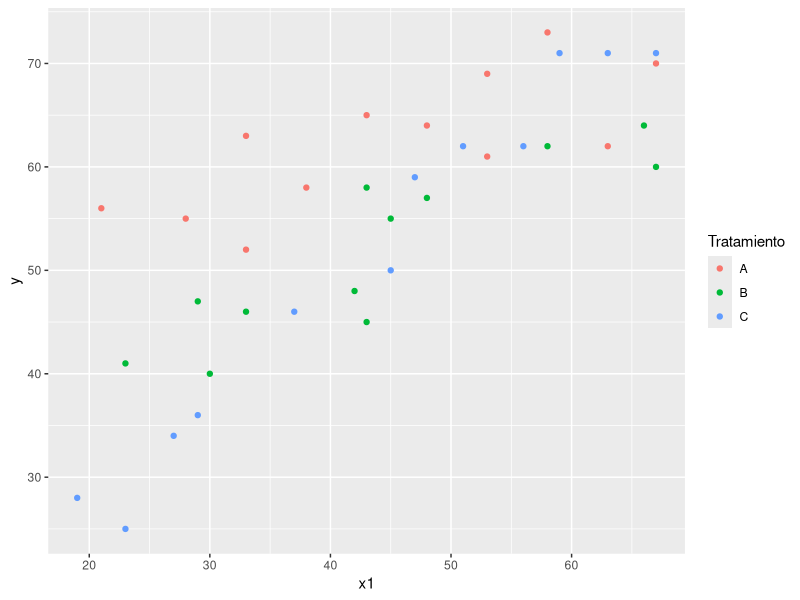
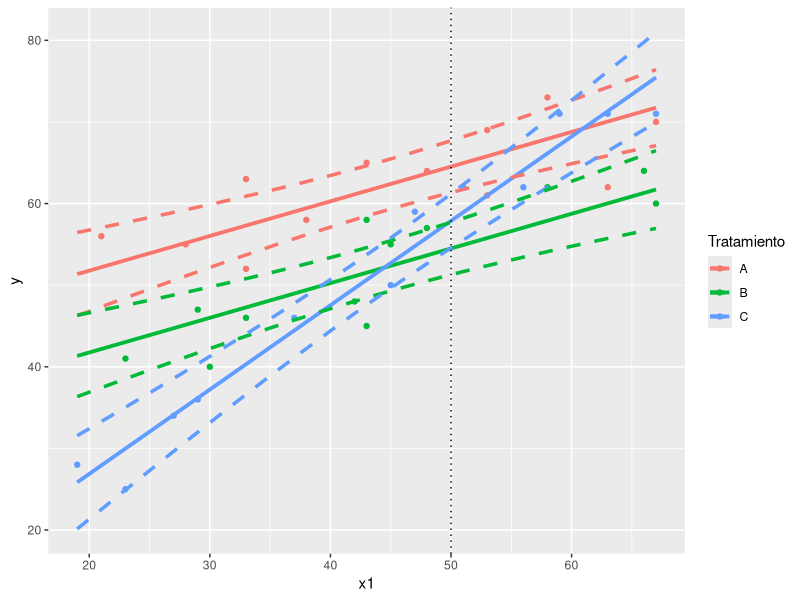

Generate these figures, in order, with R:
## ---- chunk 1
#Empezamos limpiando nuestro ambiente
rm(list = ls(all.names = TRUE))



# Configuración global de los bloques de código (chunk's)
knitr::opts_chunk$set(
	echo = FALSE,
	fig.align = "center",
	fig.dim = c(4.0, 3.0),
	fig.pos = "H",
#Agregamos configuraciones para evitar mensajes de advertencias y de errores en el archivo
	message = FALSE,
	warning = FALSE,
	error = F
)



# Librerías
library(dplyr)      # Para el manejo de datos
library(ggplot2)    # Para realizar gráficas
library(kableExtra) # Para un mejor manejo de tablas
library(GGally)     # Para realizar análisis descriptivo fácilmente
library(multcomp)   # Para pruebas de hipótesis
## ---- chunk 2
# En esta ocasión vamos a realizar la carga de datos con la función read.table(), la cuál tiene algunas diferencias con respecto a la función read.csv(), la cual tiene por defecto los argumentos sep="," y header=TRUE, que nos dice que la separación es por comas, y que la primera fila es de nombres, en el caso de read.table, tiene sep = cualquier tipo de espacio y header=FALSE, pero se pueden modificar
df_1<- read.table("ejemplo1RLM.csv", sep = ",", header = TRUE)

#Realizamos nuestro ajuste y presentamos nuestro summary
fit_1<-lm(y~X1+X2, data=df_1)

summary(fit_1)

## ---- chunk 3
#AJustamos y presentamos
fit_1_redred<- lm(y~-1+X2, data = df_1)
summary(fit_1_redred)
## ---- chunk 4
#Definimos nuestra matriz K para la prueba
K=matrix(c(1,0,0,
           0,1,0),
         ncol=3, nrow=2, byrow=TRUE)
#Definimos nuestro vector m
m=c(0,0)
summary(glht(fit_1, linfct=K, rhs=m),test=Ftest())
## ---- chunk 5
#Cargamos los datos y generamos una gráfica
df_ancova<-read.table("datos.csv", sep = ",", header = TRUE)

#Pasamos nuestra variable a tipo factor
df_ancova$Tratamiento<-factor(df_ancova$Tratamiento)

#Presentamos nuestra gráfica
ggplot(data = df_ancova, aes(x = x1, y = y, color = Tratamiento)) +
  geom_point()
## ---- chunk 6
#Para mostrar interacciones utilizamos un * que significa todas las interaciones entre estas dos variables

fit_ancova<-lm(y~x1*Tratamiento, data = df_ancova)

#Y generamos el summary
summary(fit_ancova)
## ---- chunk 7
#Realizamos nuestra prueba
K=matrix(c(0,0,0,0,1,0,
           0,0,0,0,0,1), ncol=6, nrow=2, byrow=TRUE)

m=c(0,0)

summary(glht(fit_ancova, linfct=K, rhs=m),test=Ftest())
## ---- chunk 8
#Realizamos nuestra prueba
K=matrix(c(0,0,0,0,1,0,
           0,0,0,0,0,1,
           0,0,0,0,-1,1), ncol=6, nrow=3, byrow=TRUE)

m=c(0,0,0)

summary(glht(fit_ancova, linfct=K, rhs=m))
## ---- chunk 9
#Para sólo mostrar una interacción usamos los dos puntos, como mencionados, y escribimos la categoría como un string

fit_ancova_red<-lm(y~x1+Tratamiento+x1:I(Tratamiento=="C"), data = df_ancova)

#Y generamos el summary
summary(fit_ancova_red)
## ---- chunk 10
#Generemos nuestra tabla de datos
categorias<-c("Tratamiento A","Tratamiento B","Tratamiento C")

Estimacion<-c("beta_0+beta_1x_1", "beta_0+beta_2+beta_1x_1","beta_0+beta_3+beta_1x_1+beta_4x_1")

#Guardamos la estimación puntual
Puntual<-c(paste(round(fit_ancova_red$coefficients[1],2),"+",round(fit_ancova_red$coefficients[2],2),"x1"),
paste(round(fit_ancova_red$coefficients[1]+fit_ancova_red$coefficients[3],2),"+",round(fit_ancova_red$coefficients[2],2),"x1"), 
paste(round(fit_ancova_red$coefficients[1]+fit_ancova_red$coefficients[4],2),"+",round(fit_ancova_red$coefficients[5]+fit_ancova_red$coefficients[2],2),"x1"))

#Lo ponemos todo en un Dataframe
dato_ancova<-data.frame("Categoría"=categorias, "Fórmula"=Estimacion, "Estimación"=Puntual)

#Y preentamos como una tabla
dato_ancova%>%
  #Configuraciones básicas
  kbl(booktabs = TRUE, align = "c") %>%
  #Personalizamos las filas de texto
  row_spec(0:3, background = "LightCyan" ) %>%
  #Personalizamos la fila de nombres
  row_spec(0, color = "DarkKhaki") %>%
  #Personalización de columnas
  column_spec(c(1,3), color = "Gray") %>%
  column_spec(2, color = "Coral")
## ---- chunk 11
summary(df_ancova)
## ---- chunk 12
# Definimos nuestra secuencia
anios<-seq(from = 19, to = 67, by = 1)

#Definimos una matriz para cada categoría
#Usamos cbind para unir columnas de 1, de 0 y la secuencia de años
KA <- cbind(1, anios, 0, 0, 0) #En este caso trabajamos con beta0+beta1*años

KB <- cbind(1, anios, 1, 0, 0) #En este caso trabajamos con beta0+beta1*años+beta2

KC <- cbind(1, anios, 0, 1, anios) #En este último caso trabajamos con
#beta0+beta1*años+beta3+beta4*años


#Juntamos las matrices por renglón 
#Cada renglón representa una combinación a la que calcular su intervalo
K<-rbind(KA, KB, KC)

#Obtenemos primero una estimación puntual 
Est <- glht(fit_ancova_red, linfct = K)

#Y a la estimación le obtenemos un intervalo de confianza
CI <- confint(Est, level = 0.90)

#Unimos los intervalos de confianza con la información que tenemos, para poder juntarlo a posteriori
conf<-data.frame(cbind(CI$confint,rep(anios, 3)))
conf<-cbind(conf, c(rep(levels(df_ancova$Tratamiento)[1],49),rep(levels(df_ancova$Tratamiento)[2],49), rep(levels(df_ancova$Tratamiento)[3],49)))


#Ajustamos los nombres de las columnas para después 
colnames(conf)<-c("est", "lwr", "upr", "x1", "Tratamiento")

#Finalmente lo graficamos, y tenemos 
ggplot(data = df_ancova, aes(x = x1, y = y, color = Tratamiento))+
  geom_point()+
  geom_line(data = conf, aes(x=x1, y=est, group=Tratamiento), size = 1.3) +
  geom_line(data = conf, aes(x=x1, y=lwr, group=Tratamiento), linetype= 2, size = 1.2)+
  geom_line(data = conf, aes(x=x1, y=upr, group=Tratamiento), linetype=2 ,size = 1.2)+
   geom_vline(xintercept=50, linetype="dotted", color="black")
